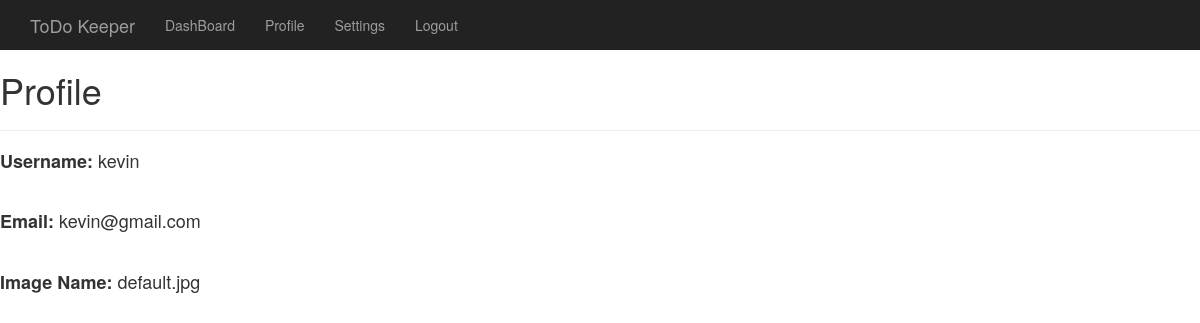
Screenshot of /dashboard/profile (signed in) with the database file from the repository.
### app.py (models this page shows, shortened)
class User(UserMixin,db.Model): #Add UserMixin to DataBase Model
    id = db.Column(db.Integer, primary_key=True)
    username = db.Column(db.String(15), unique=True, nullable=False)
    email = db.Column(db.String(50), unique=True, nullable=False)
    password = db.Column(db.String(80),nullable=False)
    image_file = db.Column(db.String(20), nullable=False, default='default.jpg')
    tasks = db.relationship('Task',backref='creatorOfTask',lazy=True)

### app.py (the view)
@app.route('/dashboard/profile', methods=['GET','POST'])
@login_required
def profile():
    userStatus = current_user.is_active
    return render_template('profile.html',userStatus=userStatus,user=current_user)

### app.py (called while the page is built)
@login_manager.user_loader
def load_user(user_id):
        return User.query.get(int(user_id))

### templates/profile.html (shortened to what this page needs)
{% extends "index.html" %}
{% block styles %}
{{super()}}
<link rel="stylesheet" href="{{url_for('.static', filename='dashboard.css')}}">
{% endblock %}
{% block content %}
    <h1>Profile</h1><hr>
    <h4><strong>Username: </strong> {{ user.username }}</h4> <br>
    <h4><strong>Email: </strong> {{ user.email }}</h4><br>
    <h4><strong>Image Name: </strong> {{ user.image_file }}</h4><br>
{% endblock %}

### static/dashboard.css (style rules this page uses)
body { padding-top: 50px; }

### rows the page displays
User: username "kevin", email "kevin@gmail.com", image_file "default.jpg"
